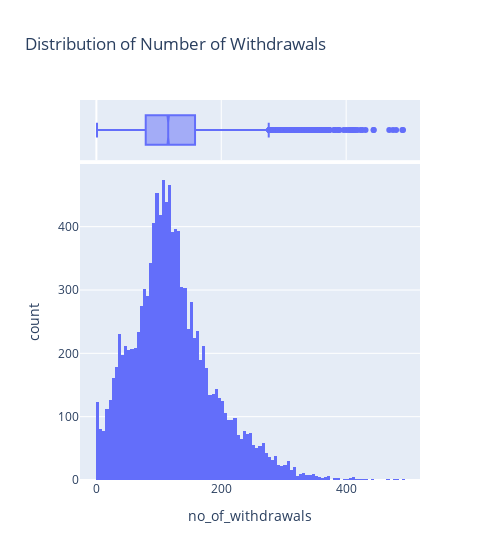

Notebook cell for this chart:
### Code cell
import functions as fn
fn.hist(atm, 'no_of_withdrawals')

### Figure 1 — Plotly figure (JSON) as saved in the notebook; plotly's stock layout.template omitted (floating-point values rounded to 4 significant figures; data arrays with more than 128 entries replaced by an {"elided": "..."} marker saying what was removed)
{"data": [{"alignmentgroup": "True", "bingroup": "x", "hovertemplate": "no_of_withdrawals=%{x}<br>count=%{y}<extra></extra>", "legendgroup": "", "marker": {"color": "#636efa", "pattern": {"shape": ""}}, "name": "", "offsetgroup": "", "orientation": "v", "showlegend": false, "type": "histogram", "x": {"elided": "11589 int values"}, "xaxis": "x", "yaxis": "y"}, {"alignmentgroup": "True", "hovertemplate": "no_of_withdrawals=%{x}<extra></extra>", "legendgroup": "", "marker": {"color": "#636efa"}, "name": "", "notched": true, "offsetgroup": "", "showlegend": false, "type": "box", "x": {"elided": "11589 int values"}, "xaxis": "x2", "yaxis": "y2"}], "layout": {"barmode": "relative", "legend": {"tracegroupgap": 0}, "title": {"text": "Distribution of Number of Withdrawals"}, "width": 500, "xaxis": {"anchor": "y", "domain": [0, 1], "title": {"text": "no_of_withdrawals"}}, "xaxis2": {"anchor": "y2", "domain": [0, 1], "matches": "x", "showgrid": true, "showticklabels": false}, "yaxis": {"anchor": "x", "domain": [0, 0.8316], "title": {"text": "count"}}, "yaxis2": {"anchor": "x2", "domain": [0.8416, 1], "matches": "y2", "showgrid": false, "showline": false, "showticklabels": false, "ticks": ""}}}
